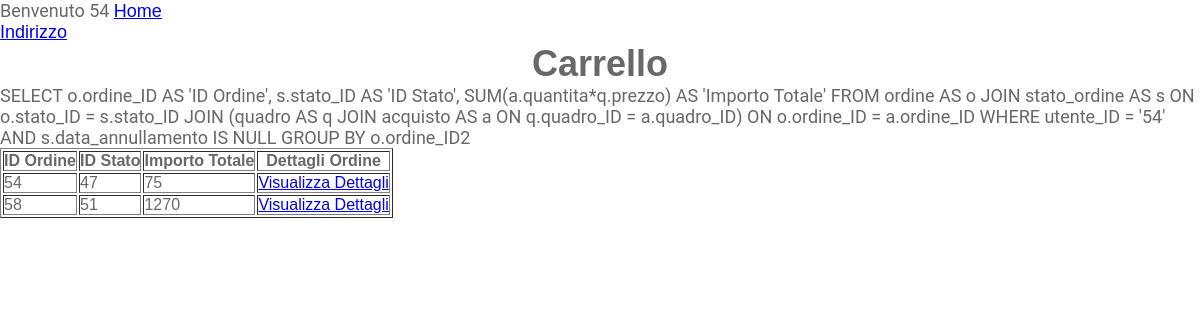
The page /Pagine/Ordini_Effettuati/Lista_Ordini/lista_ordini.php (signed in) on the database its author committed.
### tables this page shows
CREATE TABLE `ordine` (
  `ordine_ID` int(11) NOT NULL,
  `utente_ID` int(11) NOT NULL,
  `stato_ID` int(11) NOT NULL,
  `metodo_spedizione_ID` int(11) DEFAULT NULL,
  `metodo_pagamento_ID` int(11) DEFAULT NULL,
  `indirizzo_spedizione` varchar(200) DEFAULT NULL
);

CREATE TABLE `stato_ordine` (
  `stato_ID` int(11) NOT NULL,
  `data_inserimento_ordine` datetime NOT NULL,
  `data_conferma` datetime DEFAULT NULL,
  `data_pagamento` datetime DEFAULT NULL,
  `data_spedizione` datetime DEFAULT NULL,
  `data_annullamento` datetime DEFAULT NULL
);

### Pagine/Ordini_Effettuati/Lista_Ordini/lista_ordini.php (the view, shortened to what this page needs)
<?php
	if(isset($_SESSION['utente_ID'])){
		echo "Benvenuto ".$_SESSION['utente_ID'];
	}
?>
<?php
	include("../../../Connessione_Database/connessione_database.php");
?>
<!DOCTYPE html>
<html>
  <head>
    <link href="style.css" rel="stylesheet" type="text/css" />
  </head>
  <a href = "../../Index/index.php">Home</a><br>
  <a href = "../Ordina/Indirizzo/indirizzo.php">Indirizzo</a><br>
  <body>
    <h1>
      Carrello
    </h1>
    <?php
		$query = "SELECT o.ordine_ID AS 'ID Ordine', s.stato_ID AS 'ID Stato', SUM(a.quantita*q.prezzo) AS 'Importo Totale'
				  FROM ordine AS o JOIN stato_ordine AS s ON o.stato_ID = s.stato_ID JOIN (quadro AS q JOIN acquisto AS a ON q.quadro_ID = a.quadro_ID) ON o.ordine_ID = a.ordine_ID
				  WHERE utente_ID = '".$_SESSION['utente_ID']."'
				    AND s.data_annullamento IS NULL
				  GROUP BY o.ordine_ID";
		echo $query;
		$result = $conn -> query($query);
		$n_rows = $result -> num_rows;
		echo $n_rows;
		echo "<table border = 1>";
		foreach($result as $row){
			echo "<tr>";
			foreach($row as $key => $value){
				echo "<th>$key</th>";
			}
			echo "<th>Dettagli Ordine</th>";
			echo "</tr>";
			break;
		}
		foreach($result as $row){
			echo "<tr>";
			$ordine_ID = $row['ID Ordine'];
			$stato_ID = $row['ID Stato'];
			$importo_totale = $row['Importo Totale'];
			echo "<td>$ordine_ID</td>";
			echo "<td>".$stato_ID."</td>";
			echo "<td>".$importo_totale."</td>";
			echo "<td><a href = \"../Ordine_Specifico/ordine_specifico.php?ordine_ID=$ordine_ID\">Visualizza Dettagli</a></td>";
			echo "</tr>";
		}
		echo "</table>";
	?>
  </body>
</html>

### CSS/style.css (style rules this page uses)
h1 { text-align: center; }
* { margin: 0; padding: 0; box-sizing: border-box; font-family: 'Poppins', sans-serif; }
html, body { height: 100%; margin: 0; padding: 0; }
body { font-family: "Roboto", sans-serif; font-size: 18px; color: #686868; }

### rows shown on the page
ordine: key "ID Ordine", key "ID Stato", key "Importo Totale", ordine_ID "54", stato_ID.stato_ID "47", importo_totale "75"
ordine: ordine_ID "58", stato_ID.stato_ID "51", importo_totale "1270"

### other values the page prints
$_SESSION['utente_ID'] "54"
$n_rows "2"
